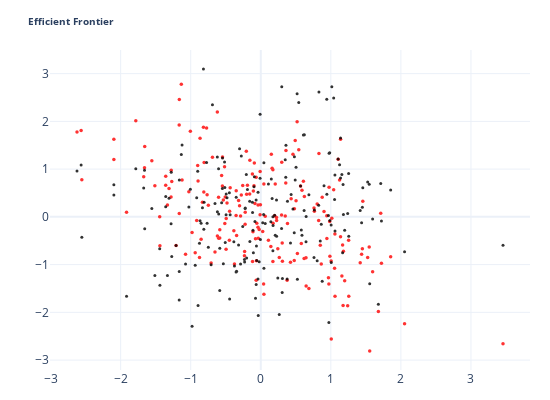

Notebook code for this chart:
### Code cell
traces=[]
traces.append(go.Scatter(x=Zc[:,0],y=Zc[:,3],mode='markers',marker={'color':'red','size':3.5},opacity=0.8))
traces.append(go.Scatter(x=Zu.T[:,0],y=Zu.T[:,3],mode='markers',marker={'color':'black','size':3},opacity=0.8))
print(corr)
scat(traces)

### Figure 1 — Plotly figure (JSON) as saved in the notebook; plotly's stock layout.template omitted (floating-point values rounded to 4 significant figures; data arrays with more than 128 entries replaced by an {"elided": "..."} marker saying what was removed)
{"data": [{"marker": {"color": "red", "size": 3.5}, "mode": "markers", "opacity": 0.8, "type": "scatter", "x": {"elided": "200 float values"}, "y": {"elided": "200 float values"}}, {"marker": {"color": "black", "size": 3}, "mode": "markers", "opacity": 0.8, "type": "scatter", "x": {"elided": "200 float values"}, "y": {"elided": "200 float values"}}], "layout": {"height": 400, "margin": {"b": 30, "l": 50, "r": 20, "t": 50}, "showlegend": false, "title": {"font": {"size": 10}, "text": "<b>Efficient Frontier </b> ", "xanchor": "left"}, "width": 550}}
